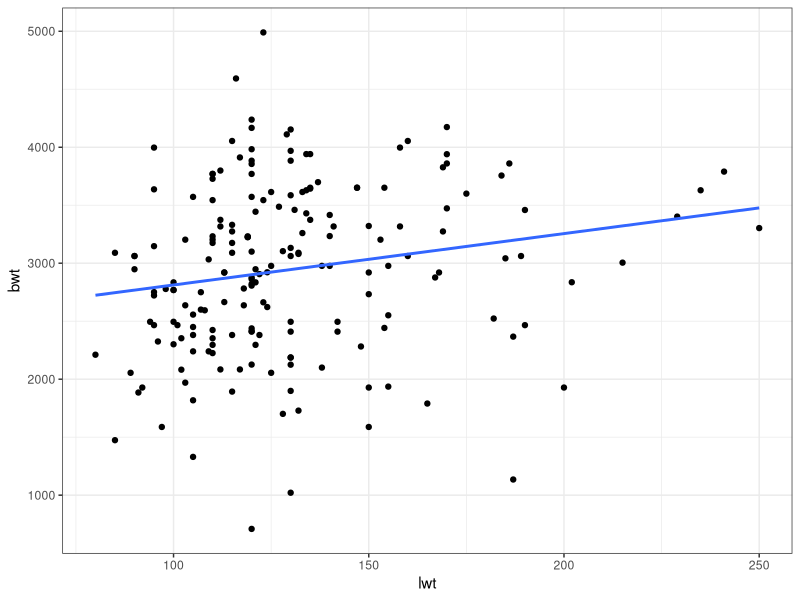

Generate this figure with R:
## ---- chunk 1
library(MASS)
library(dplyr)
library(ggplot2)
knitr::opts_chunk$set(comment = '')
## ---- chunk 2
mean(x = birthwt$bwt)
sd(x = birthwt$bwt)
min(birthwt$bwt)
max(birthwt$bwt)
## ---- chunk 3
median(x = birthwt$bwt)
quantile(x = birthwt$bwt, 0.5)
quantile(x = birthwt$bwt, probs = c(0.05, 0.95))
## ---- chunk 4
summary(object = birthwt$bwt)
## ---- chunk 5
t.test(x = birthwt$bwt, mu = 3200)
## ---- chunk 6
hx_smoking <- birthwt %>% filter(smoke == 1)
no_hx_smoking <- birthwt %>% filter(smoke == 0)

test_smoking <- t.test(x = hx_smoking$bwt, y = no_hx_smoking$bwt)
test_smoking
## ---- chunk 7

ggplot(birthwt, aes(x = lwt, y = bwt)) +
  geom_point() + 
  geom_smooth(method = 'lm', formula = y ~ x, se = FALSE) + 
  theme_bw()

## ---- chunk 8
bwt_fit <- lm(formula = bwt ~ age, data = birthwt)
summary(bwt_fit)
## ---- chunk 9
bwt_fit <- lm(formula = bwt ~ age + ui, data = birthwt)
summary(bwt_fit)
## ---- chunk 10
bwt_fit <- lm(formula = bwt ~ age + ui + smoke + ht + ptl + as.factor(race), data = birthwt)
summary_fit <- summary(bwt_fit)
summary_fit['coefficients']
## ---- chunk 11

bwt_fit <- lm(formula = bwt ~ ht + ptl + ui + age*smoke, data = birthwt)
lm_summary <- summary(bwt_fit)
lm_summary['coefficients']

## ---- chunk 12
smoke_fit <- glm(formula = smoke ~ bwt + age + ht , data = birthwt, family = binomial )
glm_summary <- summary(smoke_fit)
glm_summary$coefficients
